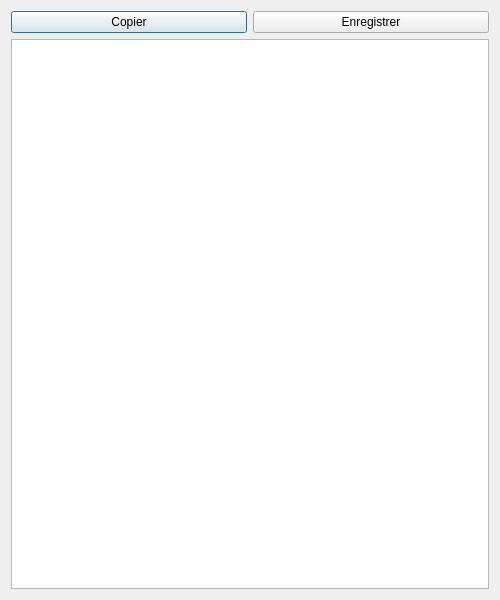
<?xml version="1.0" encoding="UTF-8"?>
<ui version="4.0">
 <class>Dialog</class>
 <widget class="QDialog" name="Dialog">
  <property name="geometry">
   <rect>
    <x>0</x>
    <y>0</y>
    <width>500</width>
    <height>600</height>
   </rect>
  </property>
  <property name="windowTitle">
   <string>Générer code Arduino</string>
  </property>
  <property name="windowIcon">
   <iconset>
    <normaloff>icons/reload.png</normaloff>icons/reload.png</iconset>
  </property>
  <layout class="QVBoxLayout" name="verticalLayout">
   <item>
    <layout class="QHBoxLayout" name="horizontalLayout">
     <item>
      <widget class="QPushButton" name="button_copy">
       <property name="text">
        <string>Copier</string>
       </property>
      </widget>
     </item>
     <item>
      <widget class="QPushButton" name="button_save">
       <property name="text">
        <string>Enregistrer</string>
       </property>
      </widget>
     </item>
    </layout>
   </item>
   <item>
    <widget class="QTextBrowser" name="text_display">
     <property name="font">
      <font>
       <pointsize>11</pointsize>
      </font>
     </property>
    </widget>
   </item>
  </layout>
 </widget>
 <resources/>
 <connections/>
</ui>
